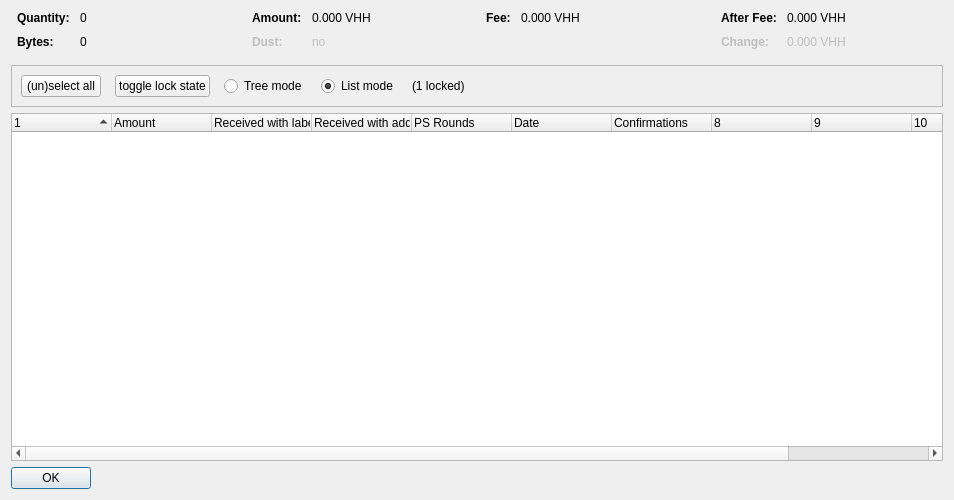
<?xml version="1.0" encoding="UTF-8"?>
<ui version="4.0">
 <class>CoinControlDialog</class>
 <widget class="QDialog" name="CoinControlDialog">
  <property name="geometry">
   <rect>
    <x>0</x>
    <y>0</y>
    <width>954</width>
    <height>500</height>
   </rect>
  </property>
  <property name="windowTitle">
   <string>Coin Selection</string>
  </property>
  <layout class="QVBoxLayout" name="verticalLayout">
   <item>
    <layout class="QHBoxLayout" name="horizontalLayoutTop" stretch="0,0,0,0">
     <property name="topMargin">
      <number>0</number>
     </property>
     <property name="bottomMargin">
      <number>10</number>
     </property>
     <item>
      <layout class="QFormLayout" name="formLayoutCoinControl1">
       <property name="horizontalSpacing">
        <number>10</number>
       </property>
       <property name="verticalSpacing">
        <number>10</number>
       </property>
       <property name="leftMargin">
        <number>6</number>
       </property>
       <property name="rightMargin">
        <number>6</number>
       </property>
       <item row="0" column="0">
        <widget class="QLabel" name="labelCoinControlQuantityText">
         <property name="font">
          <font>
           <weight>75</weight>
           <bold>true</bold>
          </font>
         </property>
         <property name="text">
          <string>Quantity:</string>
         </property>
        </widget>
       </item>
       <item row="0" column="1">
        <widget class="QLabel" name="labelCoinControlQuantity">
         <property name="cursor">
          <cursorShape>IBeamCursor</cursorShape>
         </property>
         <property name="contextMenuPolicy">
          <enum>Qt::ActionsContextMenu</enum>
         </property>
         <property name="text">
          <string notr="true">0</string>
         </property>
         <property name="textInteractionFlags">
          <set>Qt::LinksAccessibleByMouse|Qt::TextSelectableByKeyboard|Qt::TextSelectableByMouse</set>
         </property>
        </widget>
       </item>
       <item row="1" column="0">
        <widget class="QLabel" name="labelCoinControlBytesText">
         <property name="font">
          <font>
           <weight>75</weight>
           <bold>true</bold>
          </font>
         </property>
         <property name="text">
          <string>Bytes:</string>
         </property>
        </widget>
       </item>
       <item row="1" column="1">
        <widget class="QLabel" name="labelCoinControlBytes">
         <property name="cursor">
          <cursorShape>IBeamCursor</cursorShape>
         </property>
         <property name="contextMenuPolicy">
          <enum>Qt::ActionsContextMenu</enum>
         </property>
         <property name="text">
          <string notr="true">0</string>
         </property>
         <property name="textInteractionFlags">
          <set>Qt::LinksAccessibleByMouse|Qt::TextSelectableByKeyboard|Qt::TextSelectableByMouse</set>
         </property>
        </widget>
       </item>
      </layout>
     </item>
     <item>
      <layout class="QFormLayout" name="formLayoutCoinControl2">
       <property name="horizontalSpacing">
        <number>10</number>
       </property>
       <property name="verticalSpacing">
        <number>10</number>
       </property>
       <property name="leftMargin">
        <number>6</number>
       </property>
       <property name="rightMargin">
        <number>6</number>
       </property>
       <item row="0" column="0">
        <widget class="QLabel" name="labelCoinControlAmountText">
         <property name="font">
          <font>
           <weight>75</weight>
           <bold>true</bold>
          </font>
         </property>
         <property name="text">
          <string>Amount:</string>
         </property>
        </widget>
       </item>
       <item row="0" column="1">
        <widget class="QLabel" name="labelCoinControlAmount">
         <property name="cursor">
          <cursorShape>IBeamCursor</cursorShape>
         </property>
         <property name="contextMenuPolicy">
          <enum>Qt::ActionsContextMenu</enum>
         </property>
         <property name="text">
          <string notr="true">0.000 VHH</string>
         </property>
         <property name="textInteractionFlags">
          <set>Qt::LinksAccessibleByMouse|Qt::TextSelectableByKeyboard|Qt::TextSelectableByMouse</set>
         </property>
        </widget>
       </item>
       <item row="1" column="0">
        <widget class="QLabel" name="labelCoinControlLowOutputText">
         <property name="enabled">
          <bool>false</bool>
         </property>
         <property name="font">
          <font>
           <weight>75</weight>
           <bold>true</bold>
          </font>
         </property>
         <property name="text">
          <string>Dust:</string>
         </property>
        </widget>
       </item>
       <item row="1" column="1">
        <widget class="QLabel" name="labelCoinControlLowOutput">
         <property name="enabled">
          <bool>false</bool>
         </property>
         <property name="cursor">
          <cursorShape>IBeamCursor</cursorShape>
         </property>
         <property name="contextMenuPolicy">
          <enum>Qt::ActionsContextMenu</enum>
         </property>
         <property name="text">
          <string notr="true">no</string>
         </property>
         <property name="textInteractionFlags">
          <set>Qt::LinksAccessibleByMouse|Qt::TextSelectableByKeyboard|Qt::TextSelectableByMouse</set>
         </property>
        </widget>
       </item>
      </layout>
     </item>
     <item>
      <layout class="QFormLayout" name="formLayoutCoinControl3">
       <property name="horizontalSpacing">
        <number>10</number>
       </property>
       <property name="verticalSpacing">
        <number>10</number>
       </property>
       <property name="leftMargin">
        <number>6</number>
       </property>
       <property name="rightMargin">
        <number>6</number>
       </property>
       <item row="0" column="0">
        <widget class="QLabel" name="labelCoinControlFeeText">
         <property name="font">
          <font>
           <weight>75</weight>
           <bold>true</bold>
          </font>
         </property>
         <property name="text">
          <string>Fee:</string>
         </property>
        </widget>
       </item>
       <item row="0" column="1">
        <widget class="QLabel" name="labelCoinControlFee">
         <property name="cursor">
          <cursorShape>IBeamCursor</cursorShape>
         </property>
         <property name="contextMenuPolicy">
          <enum>Qt::ActionsContextMenu</enum>
         </property>
         <property name="text">
          <string notr="true">0.000 VHH</string>
         </property>
         <property name="textInteractionFlags">
          <set>Qt::LinksAccessibleByMouse|Qt::TextSelectableByKeyboard|Qt::TextSelectableByMouse</set>
         </property>
        </widget>
       </item>
      </layout>
     </item>
     <item>
      <layout class="QFormLayout" name="formLayoutCoinControl4">
       <property name="horizontalSpacing">
        <number>10</number>
       </property>
       <property name="verticalSpacing">
        <number>10</number>
       </property>
       <property name="leftMargin">
        <number>6</number>
       </property>
       <property name="rightMargin">
        <number>6</number>
       </property>
       <item row="0" column="0">
        <widget class="QLabel" name="labelCoinControlAfterFeeText">
         <property name="font">
          <font>
           <weight>75</weight>
           <bold>true</bold>
          </font>
         </property>
         <property name="text">
          <string>After Fee:</string>
         </property>
        </widget>
       </item>
       <item row="0" column="1">
        <widget class="QLabel" name="labelCoinControlAfterFee">
         <property name="cursor">
          <cursorShape>IBeamCursor</cursorShape>
         </property>
         <property name="contextMenuPolicy">
          <enum>Qt::ActionsContextMenu</enum>
         </property>
         <property name="text">
          <string notr="true">0.000 VHH</string>
         </property>
         <property name="textInteractionFlags">
          <set>Qt::LinksAccessibleByMouse|Qt::TextSelectableByKeyboard|Qt::TextSelectableByMouse</set>
         </property>
        </widget>
       </item>
       <item row="1" column="0">
        <widget class="QLabel" name="labelCoinControlChangeText">
         <property name="enabled">
          <bool>false</bool>
         </property>
         <property name="font">
          <font>
           <weight>75</weight>
           <bold>true</bold>
          </font>
         </property>
         <property name="text">
          <string>Change:</string>
         </property>
        </widget>
       </item>
       <item row="1" column="1">
        <widget class="QLabel" name="labelCoinControlChange">
         <property name="enabled">
          <bool>false</bool>
         </property>
         <property name="cursor">
          <cursorShape>IBeamCursor</cursorShape>
         </property>
         <property name="contextMenuPolicy">
          <enum>Qt::ActionsContextMenu</enum>
         </property>
         <property name="text">
          <string notr="true">0.000 VHH</string>
         </property>
         <property name="textInteractionFlags">
          <set>Qt::LinksAccessibleByMouse|Qt::TextSelectableByKeyboard|Qt::TextSelectableByMouse</set>
         </property>
        </widget>
       </item>
      </layout>
     </item>
    </layout>
   </item>
   <item>
    <widget class="QFrame" name="frame">
     <property name="minimumSize">
      <size>
       <width>0</width>
       <height>40</height>
      </size>
     </property>
     <property name="frameShape">
      <enum>QFrame::StyledPanel</enum>
     </property>
     <property name="frameShadow">
      <enum>QFrame::Sunken</enum>
     </property>
     <layout class="QHBoxLayout" name="horizontalLayout">
      <item>
       <layout class="QHBoxLayout" name="horizontalLayoutPanel" stretch="0,0,0,0,0,0">
        <property name="spacing">
         <number>14</number>
        </property>
        <item>
         <widget class="QPushButton" name="pushButtonSelectAll">
          <property name="sizePolicy">
           <sizepolicy hsizetype="Maximum" vsizetype="Fixed">
            <horstretch>0</horstretch>
            <verstretch>0</verstretch>
           </sizepolicy>
          </property>
          <property name="text">
           <string>(un)select all</string>
          </property>
          <property name="autoDefault">
           <bool>false</bool>
          </property>
         </widget>
        </item>
        <item>
         <widget class="QPushButton" name="pushButtonToggleLock">
          <property name="sizePolicy">
           <sizepolicy hsizetype="Maximum" vsizetype="Fixed">
            <horstretch>0</horstretch>
            <verstretch>0</verstretch>
           </sizepolicy>
          </property>
          <property name="text">
           <string>toggle lock state</string>
          </property>
          <property name="autoDefault">
           <bool>false</bool>
          </property>
         </widget>
        </item>
        <item>
         <widget class="QRadioButton" name="radioTreeMode">
          <property name="sizePolicy">
           <sizepolicy hsizetype="Maximum" vsizetype="Fixed">
            <horstretch>0</horstretch>
            <verstretch>0</verstretch>
           </sizepolicy>
          </property>
          <property name="text">
           <string>Tree mode</string>
          </property>
         </widget>
        </item>
        <item>
         <widget class="QRadioButton" name="radioListMode">
          <property name="sizePolicy">
           <sizepolicy hsizetype="Maximum" vsizetype="Fixed">
            <horstretch>0</horstretch>
            <verstretch>0</verstretch>
           </sizepolicy>
          </property>
          <property name="text">
           <string>List mode</string>
          </property>
          <property name="checked">
           <bool>true</bool>
          </property>
         </widget>
        </item>
        <item>
         <widget class="QLabel" name="labelLocked">
          <property name="text">
           <string>(1 locked)</string>
          </property>
         </widget>
        </item>
        <item>
         <spacer name="horizontalSpacer">
          <property name="orientation">
           <enum>Qt::Horizontal</enum>
          </property>
          <property name="sizeHint" stdset="0">
           <size>
            <width>40</width>
            <height>20</height>
           </size>
          </property>
         </spacer>
        </item>
       </layout>
      </item>
     </layout>
    </widget>
   </item>
   <item>
    <widget class="CoinControlTreeWidget" name="treeWidget">
     <property name="contextMenuPolicy">
      <enum>Qt::CustomContextMenu</enum>
     </property>
     <property name="sortingEnabled">
      <bool>false</bool>
     </property>
     <property name="columnCount">
      <number>11</number>
     </property>
     <attribute name="headerShowSortIndicator" stdset="0">
      <bool>true</bool>
     </attribute>
     <attribute name="headerStretchLastSection">
      <bool>false</bool>
     </attribute>
     <column>
      <property name="text">
       <string/>
      </property>
     </column>
     <column>
      <property name="text">
       <string>Amount</string>
      </property>
     </column>
     <column>
      <property name="text">
       <string>Received with label</string>
      </property>
     </column>
     <column>
      <property name="text">
       <string>Received with address</string>
      </property>
     </column>
     <column>
      <property name="text">
       <string>PS Rounds</string>
      </property>
     </column>
     <column>
      <property name="text">
       <string>Date</string>
      </property>
     </column>
     <column>
      <property name="text">
       <string>Confirmations</string>
      </property>
      <property name="toolTip">
       <string>Confirmed</string>
      </property>
     </column>
     <column>
      <property name="text">
       <string/>
      </property>
     </column>
     <column>
      <property name="text">
       <string/>
      </property>
     </column>
     <column>
      <property name="text">
       <string/>
      </property>
     </column>
     <column>
      <property name="text">
       <string/>
      </property>
     </column>
    </widget>
   </item>
   <item>
    <widget class="QDialogButtonBox" name="buttonBox">
     <property name="sizePolicy">
      <sizepolicy hsizetype="Maximum" vsizetype="Fixed">
       <horstretch>0</horstretch>
       <verstretch>0</verstretch>
      </sizepolicy>
     </property>
     <property name="orientation">
      <enum>Qt::Horizontal</enum>
     </property>
     <property name="standardButtons">
      <set>QDialogButtonBox::Ok</set>
     </property>
    </widget>
   </item>
  </layout>
 </widget>
 <customwidgets>
  <customwidget>
   <class>CoinControlTreeWidget</class>
   <extends>QTreeWidget</extends>
   <header>coincontroltreewidget.h</header>
  </customwidget>
 </customwidgets>
 <resources/>
 <connections/>
</ui>
